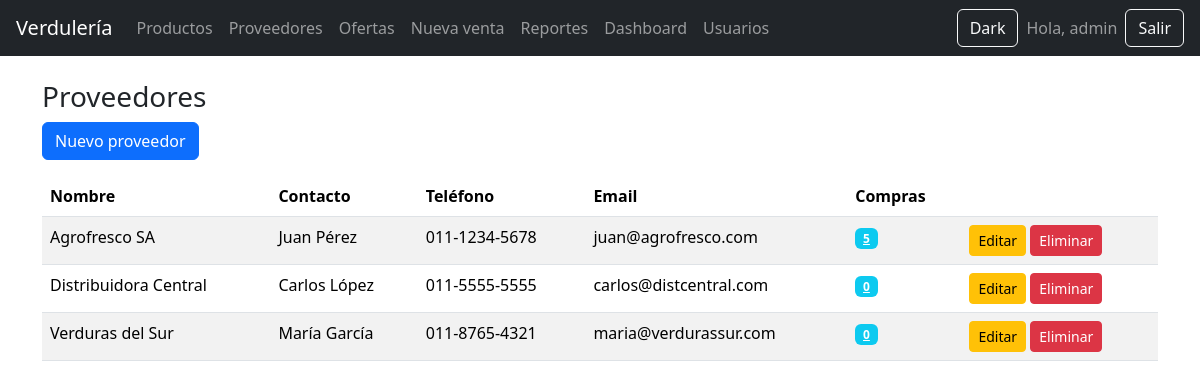
The app's page /proveedores/ (signed in) with its own data.
### tables this page shows
CREATE TABLE proveedores (
        id INTEGER PRIMARY KEY AUTOINCREMENT,
        nombre TEXT NOT NULL UNIQUE,
        contacto TEXT,
        telefono TEXT,
        email TEXT
    );

### app/routes/proveedores.py (the view)
@proveedores_bp.route("/")
@login_required
def lista():
    db = get_db()
    proveedores = db.execute("""
        SELECT
            p.id,
            p.nombre,
            p.contacto,
            p.telefono,
            p.email,
            COUNT(i.id) as total_compras
        FROM proveedores p
        LEFT JOIN ingresos_stock i ON p.id = i.proveedor_id
        GROUP BY p.id
        ORDER BY p.nombre
    """).fetchall()
    return render_template("proveedores/lista.html", proveedores=proveedores)

### app/__init__.py (called while the page is built)
def create_app():
    app = Flask(__name__)
    app.secret_key = "clave-super-secreta"
    app.register_blueprint(auth_bp)
    app.register_blueprint(productos_bp)
    app.register_blueprint(ventas_bp)
    app.register_blueprint(reportes_bp)
    app.register_blueprint(admin_bp)
    app.register_blueprint(usuarios_bp)
    app.register_blueprint(proveedores_bp)
    app.register_blueprint(ofertas_bp)
    @app.route("/")
    def index():
        return render_template("index.html")
    @app.teardown_appcontext
    def teardown_db(exception):
        close_db()
    return app

### db.py (called while the page is built)
def get_db():
    if "db" not in g:
        g.db = sqlite3.connect(DB_NAME)
        g.db.row_factory = sqlite3.Row
    return g.db

### app/templates/proveedores/lista.html
{% extends "base.html" %}
{% block contenido %}
<h3>Proveedores</h3>
<a href="/proveedores/nuevo" class="btn btn-primary mb-3">Nuevo proveedor</a>
<table class="table table-striped">
<thead>
<tr>
    <th>Nombre</th>
    <th>Contacto</th>
    <th>Teléfono</th>
    <th>Email</th>
    <th>Compras</th>
    <th></th>
</tr>
</thead>
<tbody>
{% for p in proveedores %}
<tr>
    <td>{{ p.nombre }}</td>
    <td>{{ p.contacto or "-" }}</td>
    <td>{{ p.telefono or "-" }}</td>
    <td>{{ p.email or "-" }}</td>
    <td>
        <a href="/proveedores/{{ p.id }}/ingresos" class="badge bg-info">
            {{ p.total_compras }}
        </a>
    </td>
    <td>
        <a class="btn btn-sm btn-warning" href="/proveedores/editar/{{ p.id }}">Editar</a>
        <a class="btn btn-sm btn-danger" href="/proveedores/delete/{{ p.id }}">Eliminar</a>
    </td>
</tr>
{% endfor %}
</tbody>
</table>
{% endblock %}

### records on screen
proveedores: nombre "Agrofresco SA", contacto "Juan Pérez", telefono "011-1234-5678", email "juan@agrofresco.com", total_compras "5"
proveedores: nombre "Distribuidora Central", contacto "Carlos López", telefono "011-5555-5555", email "carlos@distcentral.com", total_compras "0"
proveedores: nombre "Verduras del Sur", contacto "María García", telefono "011-8765-4321", email "maria@verdurassur.com", total_compras "0"

### other values on screen
{{ session.username }} "admin"
